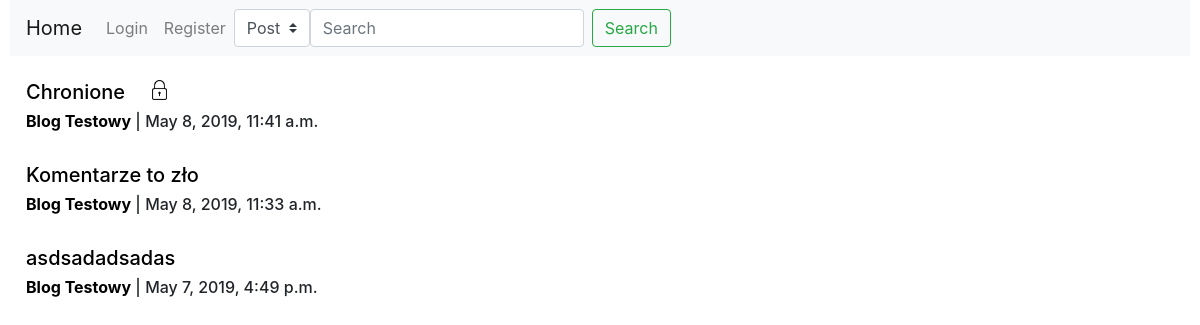
The app's page /, older data.
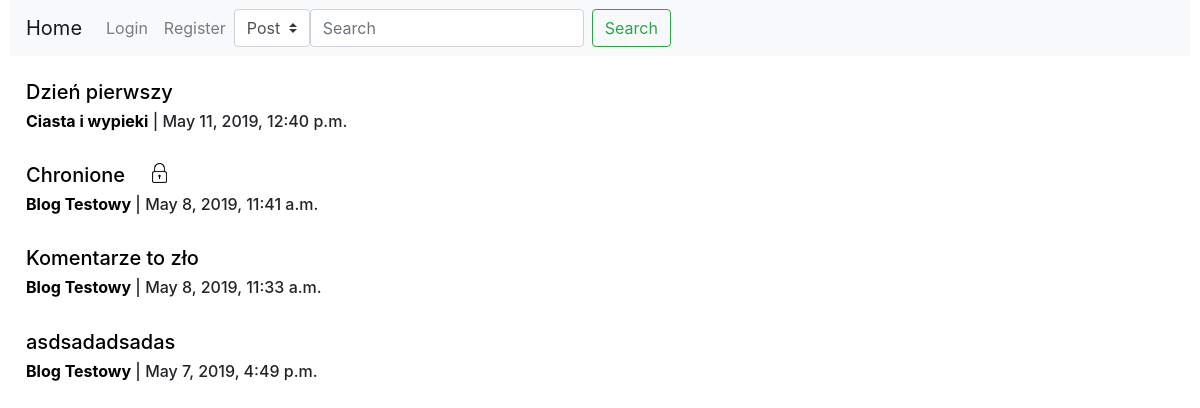
The same page, newer data.
### Blog/models.py (models this page shows)
class Post(models.Model):
    IDPost=models.AutoField(primary_key=True)
    Tytul=models.CharField(max_length=128)
    Tresc=models.TextField()
    Data=models.DateTimeField(default=timezone.now)
    IDBlog=models.ForeignKey(Blog,on_delete=models.CASCADE)
    Haslo=models.CharField(max_length=8,blank=True)
    Obraz=models.ImageField(upload_to='Obrazki',blank=True)

class Blog(models.Model):
    IDBlog=models.AutoField(primary_key=True)
    Nazwa=models.CharField(max_length=128)
    IDAutor=models.ForeignKey(User,on_delete=models.CASCADE)

### Blog/views.py (the view)
# urls.py: path('',views.home,name='home'),
def home(request):
    posts = models.Post.objects.all().order_by('-Data')
    return render(request,"Blog/home.html",{'posts': posts})

### Blog/templates/Blog/home.html (shortened to what this page needs)
{%extends "Blog/base.html"%}
{%block content%}
{%for post in posts %}
<div class="media">
  <div class="media-body">
    {%if post.Haslo%}
    <a class="nav-item" data-toggle="modal" data-target="#exampleModalCentered{{post.IDPost}}" href="">
      <h5 class="mt-0" style="float:left">{{post.Tytul}}&nbsp;&nbsp;&nbsp;&nbsp;&nbsp;</h5>
    </a>
    <img src="/Obrazki/Obrazki/lock.png" style="max-width:20px;max-height:20px;float:left"> <div style="clear:both"></div>
      {%else%}
      <a class="nav-item" href="post/{{post.IDPost}}"><h5 class="mt-0">{{post.Tytul}}</h5></a>
      {%endif%}
      <a href="/blog/{{post.IDBlog.IDBlog}}" ><h6 class='mt-0'><strong>{{post.IDBlog.Nazwa}}</strong></a> | {{post.Data}}</h6>
      <br>
  </div>
</div>
{%endfor%}
{%endblock content%}

Row changes from the older to the newer data that the page shows:
added Post: Tytul "Dzień pierwszy", IDBlog.Nazwa "Ciasta i wypieki", Data "May 11, 2019, 12:40 p.m."
